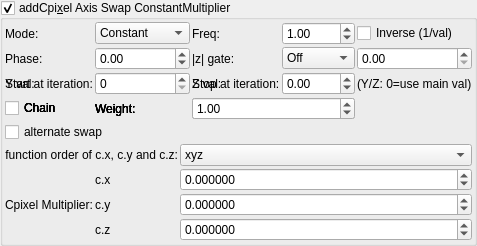
    <widget class="MyGroupBox" name="groupCheck_transf_addCpixel_enabled_false">
     <property name="toolTip">
      <string>&lt;html&gt;&lt;head/&gt;&lt;body&gt;&lt;p&gt;Cpixel is CVector3 c = ( c.x, c.y, c.z). It is each original point (pixel) in 3D space where the iteration starts from, ( c = original z for each point .) It is commonly found in formula structures z = f(z) + c.&lt;/p&gt;&lt;p&gt;The Cpixel multiplier effectively scales this point &amp;quot;c&amp;quot;.&lt;/p&gt;&lt;p&gt;This transform allows the swapping of the order of the &amp;quot;CVector3 c&amp;quot; components before being multiplied by &amp;quot;CVector3 z&amp;quot; components.&lt;/p&gt;&lt;/body&gt;&lt;/html&gt;</string>
     </property>
     <property name="title">
      <string>addCpi&amp;xel Axis Swap ConstantMultiplier</string>
     </property>
     <property name="checkable">
      <bool>true</bool>
     </property>
     <layout class="QVBoxLayout" name="verticalLayout_50">
      <property name="spacing">
       <number>2</number>
      </property>
      <property name="leftMargin">
       <number>2</number>
      </property>
      <property name="topMargin">
       <number>2</number>
      </property>
      <property name="rightMargin">
       <number>2</number>
      </property>
      <property name="bottomMargin">
       <number>2</number>
      </property>
      <item>
       <layout class="QGridLayout" name="gridLayout_81">
        <property name="spacing">
         <number>2</number>
        </property>
        <item row="3" column="3">
         <widget class="MySpinBox" name="spinboxInt_transf_stop_iterations_E">
          <property name="sizePolicy">
           <sizepolicy hsizetype="Preferred" vsizetype="Maximum">
            <horstretch>0</horstretch>
            <verstretch>0</verstretch>
           </sizepolicy>
          </property>
          <property name="maximum">
           <number>999</number>
          </property>
         </widget>
        </item>
      <item row="1" column="0">
       <widget class="QLabel"><property name="text"><string>Mode:</string></property></widget>
      </item>
      <item row="1" column="1">
       <widget class="MyComboBox" name="comboBox_transf_multiplier_value_mode_4">
        <item><property name="text"><string notr="true">Constant</string></property></item>
        <item><property name="text"><string notr="true">Sine</string></property></item>
        <item><property name="text"><string notr="true">Ramp</string></property></item>
        <item><property name="text"><string notr="true">Exponential</string></property></item>
        <item><property name="text"><string notr="true">Triangle</string></property></item>
        <item><property name="text"><string notr="true">Square</string></property></item>
        <item><property name="text"><string notr="true">Smoothstep</string></property></item>
        <item><property name="text"><string notr="true">Noise</string></property></item>
        <item><property name="text"><string notr="true">Ping-pong</string></property></item>
        <item><property name="text"><string notr="true">Stepped</string></property></item>
       </widget>
      </item>
      <item row="1" column="2">
       <widget class="QLabel"><property name="text"><string>Freq:</string></property></widget>
      </item>
      <item row="1" column="3">
       <widget class="MyDoubleSpinBox" name="spinbox_transf_multiplier_frequency_4">
        <property name="minimum"><double>0.01</double></property><property name="maximum"><double>100.0</double></property>
        <property name="singleStep"><double>0.1</double></property><property name="value"><double>1.0</double></property>
       </widget>
      </item>
      <item row="1" column="4" colspan="2">
       <widget class="MyCheckBox" name="checkBox_transf_multiplier_inverse_4">
        <property name="text"><string>Inverse (1/val)</string></property>
       </widget>
      </item>
      <item row="2" column="0">
       <widget class="QLabel"><property name="text"><string>Phase:</string></property></widget>
      </item>
      <item row="2" column="1">
       <widget class="MyDoubleSpinBox" name="spinbox_transf_multiplier_phase_4">
        <property name="minimum"><double>-10.0</double></property><property name="maximum"><double>10.0</double></property>
        <property name="singleStep"><double>0.1</double></property><property name="value"><double>0.0</double></property>
       </widget>
      </item>
      <item row="2" column="2">
       <widget class="QLabel"><property name="text"><string>|z| gate:</string></property></widget>
      </item>
      <item row="2" column="3">
       <widget class="MyComboBox" name="comboBox_transf_multiplier_threshold_mode_4">
        <item><property name="text"><string notr="true">Off</string></property></item>
        <item><property name="text"><string notr="true">&gt; thresh</string></property></item>
        <item><property name="text"><string notr="true">&lt; thresh</string></property></item>
       </widget>
      </item>
      <item row="2" column="4" colspan="2">
       <widget class="MyDoubleSpinBox" name="spinbox_transf_multiplier_threshold_4">
        <property name="minimum"><double>0.0</double></property><property name="maximum"><double>1000.0</double></property>
        <property name="singleStep"><double>0.1</double></property><property name="value"><double>0.0</double></property>
       </widget>
      </item>
      <item row="3" column="0">
       <widget class="QLabel"><property name="text"><string>Y val:</string></property></widget>
      </item>
      <item row="3" column="1">
       <widget class="MyDoubleSpinBox" name="spinbox_transf_multiplier_scale_y_4">
        <property name="minimum"><double>-100.0</double></property><property name="maximum"><double>100.0</double></property>
        <property name="singleStep"><double>0.01</double></property><property name="value"><double>0.0</double></property>
       </widget>
      </item>
      <item row="3" column="2">
       <widget class="QLabel"><property name="text"><string>Z val:</string></property></widget>
      </item>
      <item row="3" column="3">
       <widget class="MyDoubleSpinBox" name="spinbox_transf_multiplier_scale_z_4">
        <property name="minimum"><double>-100.0</double></property><property name="maximum"><double>100.0</double></property>
        <property name="singleStep"><double>0.01</double></property><property name="value"><double>0.0</double></property>
       </widget>
      </item>
      <item row="3" column="4" colspan="2">
       <widget class="QLabel"><property name="text"><string notr="true">(Y/Z: 0=use main val)</string></property></widget>
      </item>
      <item row="4" column="0">
       <widget class="MyCheckBox" name="checkBox_transf_multiplier_chain_5">
        <property name="text"><string>Chain</string></property>
       </widget>
      </item>
      <item row="4" column="1">
       <widget class="QLabel"><property name="text"><string>Weight:</string></property></widget>
      </item>
      <item row="4" column="2" colspan="2">
       <widget class="MyDoubleSpinBox" name="spinbox_transf_multiplier_weight_5">
        <property name="minimum"><double>0.0</double></property><property name="maximum"><double>10.0</double></property>
        <property name="singleStep"><double>0.1</double></property><property name="value"><double>1.0</double></property>
       </widget>
      </item>
      <item row="4" column="0">
       <widget class="MyCheckBox" name="checkBox_transf_multiplier_chain_4">
        <property name="text"><string>Chain</string></property>
       </widget>
      </item>
      <item row="4" column="1">
       <widget class="QLabel"><property name="text"><string>Weight:</string></property></widget>
      </item>
      <item row="4" column="2" colspan="2">
       <widget class="MyDoubleSpinBox" name="spinbox_transf_multiplier_weight_4">
        <property name="minimum"><double>0.0</double></property><property name="maximum"><double>10.0</double></property>
        <property name="singleStep"><double>0.1</double></property><property name="value"><double>1.0</double></property>
       </widget>
      </item>
      <item row="4" column="0">
       <widget class="MyCheckBox" name="checkBox_transf_multiplier_chain_3">
        <property name="text"><string>Chain</string></property>
       </widget>
      </item>
      <item row="4" column="1">
       <widget class="QLabel"><property name="text"><string>Weight:</string></property></widget>
      </item>
      <item row="4" column="2" colspan="2">
       <widget class="MyDoubleSpinBox" name="spinbox_transf_multiplier_weight_3">
        <property name="minimum"><double>0.0</double></property><property name="maximum"><double>10.0</double></property>
        <property name="singleStep"><double>0.1</double></property><property name="value"><double>1.0</double></property>
       </widget>
      </item>
      <item row="4" column="0">
       <widget class="MyCheckBox" name="checkBox_transf_multiplier_chain_2">
        <property name="text"><string>Chain</string></property>
       </widget>
      </item>
      <item row="4" column="1">
       <widget class="QLabel"><property name="text"><string>Weight:</string></property></widget>
      </item>
      <item row="4" column="2" colspan="2">
       <widget class="MyDoubleSpinBox" name="spinbox_transf_multiplier_weight_2">
        <property name="minimum"><double>0.0</double></property><property name="maximum"><double>10.0</double></property>
        <property name="singleStep"><double>0.1</double></property><property name="value"><double>1.0</double></property>
       </widget>
      </item>
      <item row="4" column="0">
       <widget class="MyCheckBox" name="checkBox_transf_multiplier_chain_1">
        <property name="text"><string>Chain</string></property>
       </widget>
      </item>
      <item row="4" column="1">
       <widget class="QLabel"><property name="text"><string>Weight:</string></property></widget>
      </item>
      <item row="4" column="2" colspan="2">
       <widget class="MyDoubleSpinBox" name="spinbox_transf_multiplier_weight_1">
        <property name="minimum"><double>0.0</double></property><property name="maximum"><double>10.0</double></property>
        <property name="singleStep"><double>0.1</double></property><property name="value"><double>1.0</double></property>
       </widget>
      </item>
        <item row="3" column="2">
         <widget class="QLabel" name="label_52">
          <property name="text">
           <string>Stop at iteration:</string>
          </property>
         </widget>
        </item>
        <item row="3" column="1">
         <widget class="MySpinBox" name="spinboxInt_transf_start_iterations_E">
          <property name="sizePolicy">
           <sizepolicy hsizetype="Minimum" vsizetype="Maximum">
            <horstretch>0</horstretch>
            <verstretch>0</verstretch>
           </sizepolicy>
          </property>
          <property name="minimum">
           <number>0</number>
          </property>
          <property name="maximum">
           <number>999</number>
          </property>
          <property name="value">
           <number>0</number>
          </property>
         </widget>
        </item>
        <item row="3" column="0">
         <widget class="QLabel" name="label_72">
          <property name="text">
           <string>Start at iteration:</string>
          </property>
         </widget>
        </item>
       </layout>
      </item>
      <item>
       <layout class="QGridLayout" name="gridLayout_24" columnstretch="0,0,0,1">
        <property name="spacing">
         <number>2</number>
        </property>
        <item row="2" column="0" rowspan="3">
         <widget class="QLabel" name="label_109">
          <property name="text">
           <string>Cpixel Multiplier:</string>
          </property>
         </widget>
        </item>
        <item row="0" column="0" colspan="2">
         <widget class="MyCheckBox" name="checkBox_transf_alternate_enabled_false">
          <property name="text">
           <string>alternate swap</string>
          </property>
         </widget>
        </item>
        <item row="3" column="3">
         <widget class="MyDoubleSpinBox" name="spinbox3_transf_constant_multiplier_111_y">
          <property name="sizePolicy">
           <sizepolicy hsizetype="Minimum" vsizetype="Maximum">
            <horstretch>0</horstretch>
            <verstretch>0</verstretch>
           </sizepolicy>
          </property>
          <property name="prefix">
           <string/>
          </property>
          <property name="suffix">
           <string/>
          </property>
          <property name="decimals">
           <number>6</number>
          </property>
          <property name="minimum">
           <double>-99.989999999999995</double>
          </property>
          <property name="maximum">
           <double>99.989999999999995</double>
          </property>
          <property name="singleStep">
           <double>0.100000000000000</double>
          </property>
         </widget>
        </item>
        <item row="2" column="3">
         <widget class="MyDoubleSpinBox" name="spinbox3_transf_constant_multiplier_111_x">
          <property name="sizePolicy">
           <sizepolicy hsizetype="Minimum" vsizetype="Maximum">
            <horstretch>0</horstretch>
            <verstretch>0</verstretch>
           </sizepolicy>
          </property>
          <property name="prefix">
           <string/>
          </property>
          <property name="suffix">
           <string/>
          </property>
          <property name="decimals">
           <number>6</number>
          </property>
          <property name="minimum">
           <double>-99.989999999999995</double>
          </property>
          <property name="maximum">
           <double>99.989999999999995</double>
          </property>
          <property name="singleStep">
           <double>0.100000000000000</double>
          </property>
         </widget>
        </item>
        <item row="2" column="1">
         <widget class="QLabel" name="label_116">
          <property name="text">
           <string notr="true">c.x</string>
          </property>
         </widget>
        </item>
        <item row="3" column="1">
         <widget class="QLabel" name="label_114">
          <property name="text">
           <string notr="true">c.y</string>
          </property>
         </widget>
        </item>
        <item row="4" column="1">
         <widget class="QLabel" name="label_115">
          <property name="text">
           <string notr="true">c.z</string>
          </property>
         </widget>
        </item>
        <item row="4" column="3">
         <widget class="MyDoubleSpinBox" name="spinbox3_transf_constant_multiplier_111_z">
          <property name="sizePolicy">
           <sizepolicy hsizetype="Minimum" vsizetype="Maximum">
            <horstretch>0</horstretch>
            <verstretch>0</verstretch>
           </sizepolicy>
          </property>
          <property name="prefix">
           <string/>
          </property>
          <property name="suffix">
           <string/>
          </property>
          <property name="decimals">
           <number>6</number>
          </property>
          <property name="minimum">
           <double>-99.989999999999995</double>
          </property>
          <property name="maximum">
           <double>99.989999999999995</double>
          </property>
          <property name="singleStep">
           <double>0.100000000000000</double>
          </property>
         </widget>
        </item>
        <item row="1" column="3">
         <widget class="MyComboBox" name="comboBox_mandelbulbMulti_order_of_xyz">
          <item>
           <property name="text">
            <string notr="true">xyz</string>
           </property>
          </item>
          <item>
           <property name="text">
            <string notr="true">xzy</string>
           </property>
          </item>
          <item>
           <property name="text">
            <string notr="true">yxz</string>
           </property>
          </item>
          <item>
           <property name="text">
            <string notr="true">yzx</string>
           </property>
          </item>
          <item>
           <property name="text">
            <string notr="true">zxy</string>
           </property>
          </item>
          <item>
           <property name="text">
            <string notr="true">zyx</string>
           </property>
          </item>
         </widget>
        </item>
        <item row="1" column="0" colspan="2">
         <widget class="QLabel" name="label">
          <property name="text">
           <string>function order of c.x, c.y and c.z:</string>
          </property>
          <property name="alignment">
           <set>Qt::AlignRight|Qt::AlignTrailing|Qt::AlignVCenter</set>
          </property>
         </widget>
        </item>
       </layout>
      </item>
     </layout>
    </widget>
